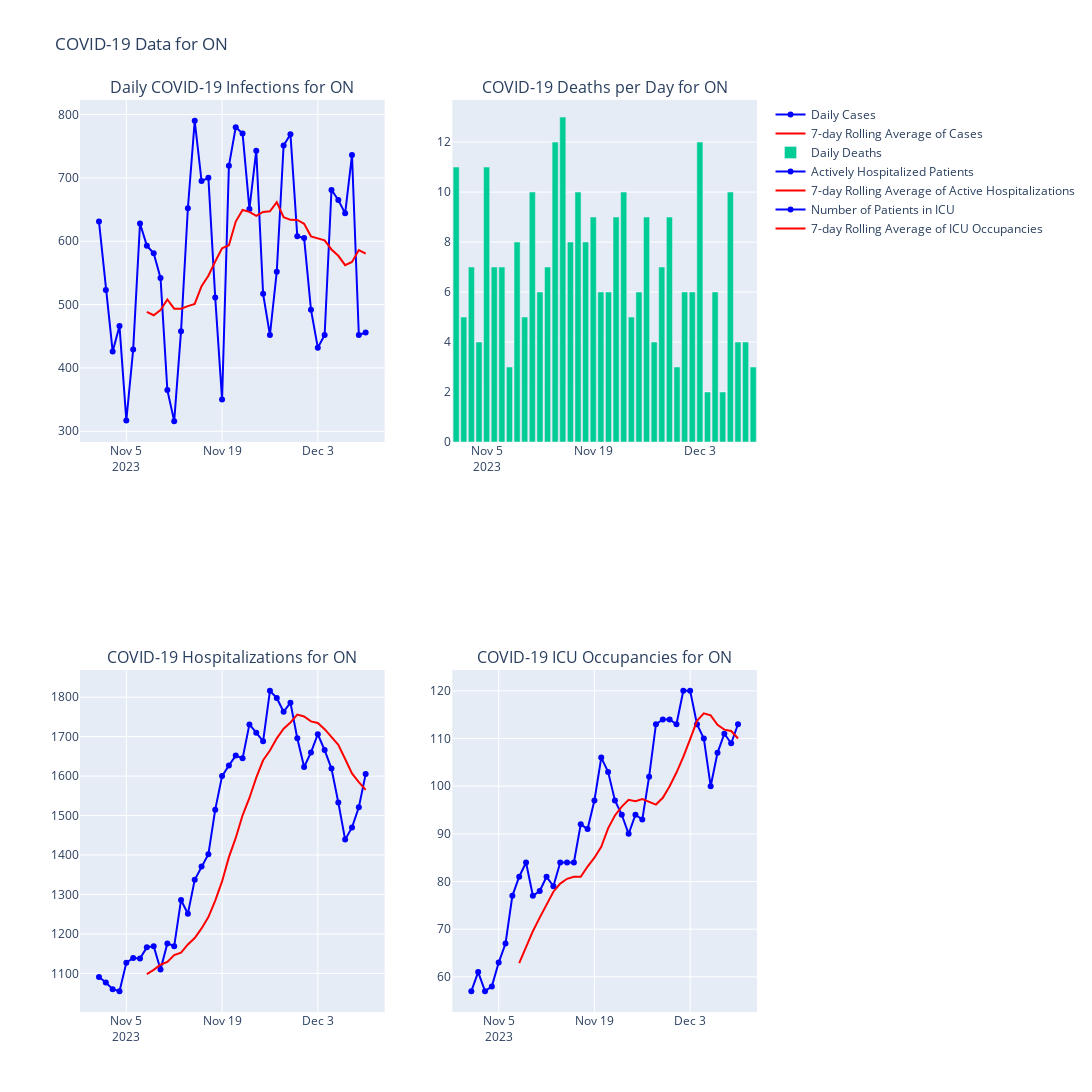

Notebook code for this chart:
### Markdown cell above
Anyhow, `matplotlib` is of limited used in our case; we can't see specific values on any given day, and it'd be nice to see finer details and provide some degree of interactivity, so let's take a look at the same data, but visualize it this time with `plotly`!

### Code cell
if geographic_data_level != 'hr':
    # Create a 2x2 subplot layout for higher geographic levels
    fig = make_subplots(rows=2, cols=2, subplot_titles=(f'Daily COVID-19 Infections for {location_ID}',
                                                        f'COVID-19 Deaths per Day for {location_ID}',
                                                        f'COVID-19 Hospitalizations for {location_ID}',
                                                        f'COVID-19 ICU Occupancies for {location_ID}'))
else:
    # Create a 2x1 subplot layout for health regions
    fig = make_subplots(rows=2, cols=1, subplot_titles=(f'Daily COVID-19 Infections for {location_ID}',
                                                        f'COVID-19 Deaths per Day for {location_ID}'))
    
case_dates, n_cases, cases_dates_rolling, cases_rolling = subquery_data('cases', result_data, 'value_daily')

# Creating the case data plot
fig.add_trace(go.Scatter(x=case_dates, y=n_cases, mode='lines+markers', name='Daily Cases', marker=dict(color='blue'), 
                         hovertemplate='Daily Cases: %{y}<extra></extra>'), row=1, col=1)
fig.add_trace(go.Scatter(x=cases_dates_rolling, y=cases_rolling, mode='lines', name='7-day Rolling Average of Cases', 
                         line=dict(color='red'), hovertemplate='7-day Rolling Average of Cases: %{y}<extra></extra>'), row=1, col=1)

death_dates, n_deaths = subquery_data('deaths', result_data, 'value_daily')

# Creating the death data plot
fig.add_trace(go.Bar(x=death_dates, y=n_deaths, name='Daily Deaths', hovertemplate='Daily Deaths: %{y}<extra></extra>'), row=1, col=2)

if geographic_data_level != 'hr':
    hosp_dates, n_hosp, hosp_dates_rolling, hosp_rolling = subquery_data('hospitalizations', result_data, 'value')

    # Creating the hospitalization plot
    fig.add_trace(go.Scatter(x=hosp_dates, y=n_hosp, mode='lines+markers', name='Actively Hospitalized Patients', marker=dict(color='blue'), 
                             hovertemplate='Actively Hospitalized Patients: %{y}<extra></extra>'), row=2, col=1)
    fig.add_trace(go.Scatter(x=hosp_dates_rolling, y=hosp_rolling, mode='lines', name='7-day Rolling Average of Active Hospitalizations', 
                             line=dict(color='red'), hovertemplate='7-day Rolling Average of ACtive Hospitalizations: %{y}<extra></extra>'), row=2, col=1)

if geographic_data_level != 'hr':
    icu_dates, n_icu, icu_dates_rolling, icu_rolling = subquery_data('icu', result_data, 'value')

    # Creating the ICU plot
    fig.add_trace(go.Scatter(x=icu_dates, y=n_icu, mode='lines+markers', name='Number of Patients in ICU', marker=dict(color='blue'), 
                             hovertemplate='Number of Patients in ICU: %{y}<extra></extra>'), row=2, col=2)
    fig.add_trace(go.Scatter(x=icu_dates_rolling, y=icu_rolling, mode='lines', name='7-day Rolling Average of ICU Occupancies', 
                             line=dict(color='red'), hovertemplate='7-day Rolling Average of ICU Occupancies: %{y}<extra></extra>'), row=2, col=2)

# Update layout if necessary, e.g., for setting a common x-axis title
fig.update_layout(height=1600, width=1600, title_text=f"COVID-19 Data for {location_ID}", showlegend=True)

# Show the figure
fig.show()

### Figure 1 — Plotly figure (JSON) as saved in the notebook; plotly's stock layout.template omitted (floating-point values rounded to 4 significant figures)
{"data": [{"hovertemplate": "Daily Cases: %{y}<extra></extra>", "marker": {"color": "blue"}, "mode": "lines+markers", "name": "Daily Cases", "type": "scatter", "x": ["2023-11-01", "2023-11-02", "2023-11-03", "2023-11-04", "2023-11-05", "2023-11-06", "2023-11-07", "2023-11-08", "2023-11-09", "2023-11-10", "2023-11-11", "2023-11-12", "2023-11-13", "2023-11-14", "2023-11-15", "2023-11-16", "2023-11-17", "2023-11-18", "2023-11-19", "2023-11-20", "2023-11-21", "2023-11-22", "2023-11-23", "2023-11-24", "2023-11-25", "2023-11-26", "2023-11-27", "2023-11-28", "2023-11-29", "2023-11-30", "2023-12-01", "2023-12-02", "2023-12-03", "2023-12-04", "2023-12-05", "2023-12-06", "2023-12-07", "2023-12-08", "2023-12-09", "2023-12-10"], "xaxis": "x", "y": [631, 523, 426, 466, 317, 429, 628, 593, 581, 542, 365, 316, 458, 652, 790, 695, 700, 511, 350, 719, 780, 770, 651, 743, 517, 452, 552, 751, 769, 608, 605, 492, 432, 452, 681, 665, 644, 736, 452, 456], "yaxis": "y"}, {"hovertemplate": "7-day Rolling Average of Cases: %{y}<extra></extra>", "line": {"color": "red"}, "mode": "lines", "name": "7-day Rolling Average of Cases", "type": "scatter", "x": ["2023-11-08", "2023-11-09", "2023-11-10", "2023-11-11", "2023-11-12", "2023-11-13", "2023-11-14", "2023-11-15", "2023-11-16", "2023-11-17", "2023-11-18", "2023-11-19", "2023-11-20", "2023-11-21", "2023-11-22", "2023-11-23", "2023-11-24", "2023-11-25", "2023-11-26", "2023-11-27", "2023-11-28", "2023-11-29", "2023-11-30", "2023-12-01", "2023-12-02", "2023-12-03", "2023-12-04", "2023-12-05", "2023-12-06", "2023-12-07", "2023-12-08", "2023-12-09", "2023-12-10"], "xaxis": "x", "y": [488.6, 483.1, 491.4, 508, 493.6, 493.4, 497.6, 501, 529.1, 545.4, 568, 588.9, 593.7, 631, 649.3, 646.4, 640.1, 646.3, 647.1, 661.7, 637.9, 633.7, 633.6, 627.4, 607.7, 604.1, 601.3, 587, 577, 562.1, 567.3, 586, 580.3], "yaxis": "y"}, {"hovertemplate": "Daily Deaths: %{y}<extra></extra>", "name": "Daily Deaths", "type": "bar", "x": ["2023-11-01", "2023-11-02", "2023-11-03", "2023-11-04", "2023-11-05", "2023-11-06", "2023-11-07", "2023-11-08", "2023-11-09", "2023-11-10", "2023-11-11", "2023-11-12", "2023-11-13", "2023-11-14", "2023-11-15", "2023-11-16", "2023-11-17", "2023-11-18", "2023-11-19", "2023-11-20", "2023-11-21", "2023-11-22", "2023-11-23", "2023-11-24", "2023-11-25", "2023-11-26", "2023-11-27", "2023-11-28", "2023-11-29", "2023-11-30", "2023-12-01", "2023-12-02", "2023-12-03", "2023-12-04", "2023-12-05", "2023-12-06", "2023-12-07", "2023-12-08", "2023-12-09", "2023-12-10"], "xaxis": "x2", "y": [11, 5, 7, 4, 11, 7, 7, 3, 8, 5, 10, 6, 7, 12, 13, 8, 10, 8, 9, 6, 6, 9, 10, 5, 6, 9, 4, 7, 9, 3, 6, 6, 12, 2, 6, 2, 10, 4, 4, 3], "yaxis": "y2"}, {"hovertemplate": "Actively Hospitalized Patients: %{y}<extra></extra>", "marker": {"color": "blue"}, "mode": "lines+markers", "name": "Actively Hospitalized Patients", "type": "scatter", "x": ["2023-11-01", "2023-11-02", "2023-11-03", "2023-11-04", "2023-11-05", "2023-11-06", "2023-11-07", "2023-11-08", "2023-11-09", "2023-11-10", "2023-11-11", "2023-11-12", "2023-11-13", "2023-11-14", "2023-11-15", "2023-11-16", "2023-11-17", "2023-11-18", "2023-11-19", "2023-11-20", "2023-11-21", "2023-11-22", "2023-11-23", "2023-11-24", "2023-11-25", "2023-11-26", "2023-11-27", "2023-11-28", "2023-11-29", "2023-11-30", "2023-12-01", "2023-12-02", "2023-12-03", "2023-12-04", "2023-12-05", "2023-12-06", "2023-12-07", "2023-12-08", "2023-12-09", "2023-12-10"], "xaxis": "x3", "y": [1091, 1077, 1060, 1055, 1127, 1139, 1138, 1166, 1169, 1110, 1176, 1169, 1286, 1251, 1337, 1371, 1402, 1515, 1600, 1627, 1652, 1645, 1731, 1710, 1688, 1816, 1798, 1763, 1786, 1696, 1623, 1660, 1706, 1666, 1619, 1533, 1439, 1470, 1521, 1605], "yaxis": "y3"}, {"hovertemplate": "7-day Rolling Average of ACtive Hospitalizations: %{y}<extra></extra>", "line": {"color": "red"}, "mode": "lines", "name": "7-day Rolling Average of Active Hospitalizations", "type": "scatter", "x": ["2023-11-08", "2023-11-09", "2023-11-10", "2023-11-11", "2023-11-12", "2023-11-13", "2023-11-14", "2023-11-15", "2023-11-16", "2023-11-17", "2023-11-18", "2023-11-19", "2023-11-20", "2023-11-21", "2023-11-22", "2023-11-23", "2023-11-24", "2023-11-25", "2023-11-26", "2023-11-27", "2023-11-28", "2023-11-29", "2023-11-30", "2023-12-01", "2023-12-02", "2023-12-03", "2023-12-04", "2023-12-05", "2023-12-06", "2023-12-07", "2023-12-08", "2023-12-09", "2023-12-10"], "xaxis": "x3", "y": [1098.0, 1109.0, 1122, 1129.0, 1146.0, 1152.0, 1173.0, 1190.0, 1214, 1243.0, 1285.0, 1333, 1395.0, 1443.0, 1501.0, 1545.0, 1596, 1640, 1665.0, 1696.0, 1720, 1736.0, 1756, 1751, 1739.0, 1735.0, 1719.0, 1700, 1679.0, 1643.0, 1607.0, 1585.0, 1565.0], "yaxis": "y3"}, {"hovertemplate": "Number of Patients in ICU: %{y}<extra></extra>", "marker": {"color": "blue"}, "mode": "lines+markers", "name": "Number of Patients in ICU", "type": "scatter", "x": ["2023-11-01", "2023-11-02", "2023-11-03", "2023-11-04", "2023-11-05", "2023-11-06", "2023-11-07", "2023-11-08", "2023-11-09", "2023-11-10", "2023-11-11", "2023-11-12", "2023-11-13", "2023-11-14", "2023-11-15", "2023-11-16", "2023-11-17", "2023-11-18", "2023-11-19", "2023-11-20", "2023-11-21", "2023-11-22", "2023-11-23", "2023-11-24", "2023-11-25", "2023-11-26", "2023-11-27", "2023-11-28", "2023-11-29", "2023-11-30", "2023-12-01", "2023-12-02", "2023-12-03", "2023-12-04", "2023-12-05", "2023-12-06", "2023-12-07", "2023-12-08", "2023-12-09", "2023-12-10"], "xaxis": "x4", "y": [57, 61, 57, 58, 63, 67, 77, 81, 84, 77, 78, 81, 79, 84, 84, 84, 92, 91, 97, 106, 103, 97, 94, 90, 94, 93, 102, 113, 114, 114, 113, 120, 120, 113, 110, 100, 107, 111, 109, 113], "yaxis": "y4"}, {"hovertemplate": "7-day Rolling Average of ICU Occupancies: %{y}<extra></extra>", "line": {"color": "red"}, "mode": "lines", "name": "7-day Rolling Average of ICU Occupancies", "type": "scatter", "x": ["2023-11-08", "2023-11-09", "2023-11-10", "2023-11-11", "2023-11-12", "2023-11-13", "2023-11-14", "2023-11-15", "2023-11-16", "2023-11-17", "2023-11-18", "2023-11-19", "2023-11-20", "2023-11-21", "2023-11-22", "2023-11-23", "2023-11-24", "2023-11-25", "2023-11-26", "2023-11-27", "2023-11-28", "2023-11-29", "2023-11-30", "2023-12-01", "2023-12-02", "2023-12-03", "2023-12-04", "2023-12-05", "2023-12-06", "2023-12-07", "2023-12-08", "2023-12-09", "2023-12-10"], "xaxis": "x4", "y": [62.86, 66.29, 69.57, 72.43, 75.29, 77.86, 79.57, 80.57, 81, 81, 83.14, 85, 87.29, 91.14, 93.86, 95.71, 97.14, 96.86, 97.29, 96.71, 96.14, 97.57, 100, 102.9, 106.1, 109.9, 113.7, 115.3, 114.9, 112.9, 111.9, 111.6, 110], "yaxis": "y4"}], "layout": {"annotations": [{"font": {"size": 16}, "showarrow": false, "text": "Daily COVID-19 Infections for ON", "x": 0.225, "xanchor": "center", "xref": "paper", "y": 1, "yanchor": "bottom", "yref": "paper"}, {"font": {"size": 16}, "showarrow": false, "text": "COVID-19 Deaths per Day for ON", "x": 0.775, "xanchor": "center", "xref": "paper", "y": 1, "yanchor": "bottom", "yref": "paper"}, {"font": {"size": 16}, "showarrow": false, "text": "COVID-19 Hospitalizations for ON", "x": 0.225, "xanchor": "center", "xref": "paper", "y": 0.375, "yanchor": "bottom", "yref": "paper"}, {"font": {"size": 16}, "showarrow": false, "text": "COVID-19 ICU Occupancies for ON", "x": 0.775, "xanchor": "center", "xref": "paper", "y": 0.375, "yanchor": "bottom", "yref": "paper"}], "height": 1600, "showlegend": true, "title": {"text": "COVID-19 Data for ON"}, "width": 1600, "xaxis": {"anchor": "y", "domain": [0, 0.45]}, "xaxis2": {"anchor": "y2", "domain": [0.55, 1]}, "xaxis3": {"anchor": "y3", "domain": [0, 0.45]}, "xaxis4": {"anchor": "y4", "domain": [0.55, 1]}, "yaxis": {"anchor": "x", "domain": [0.625, 1]}, "yaxis2": {"anchor": "x2", "domain": [0.625, 1]}, "yaxis3": {"anchor": "x3", "domain": [0, 0.375]}, "yaxis4": {"anchor": "x4", "domain": [0, 0.375]}}}
